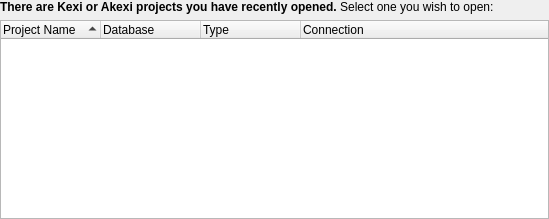
<?xml version="1.0" encoding="UTF-8"?>
<ui version="4.0">
 <class>KexiProjectSelector</class>
 <widget class="QWidget" name="KexiProjectSelector">
  <property name="geometry">
   <rect>
    <x>0</x>
    <y>0</y>
    <width>549</width>
    <height>219</height>
   </rect>
  </property>
  <property name="sizePolicy">
   <sizepolicy hsizetype="Expanding" vsizetype="Minimum">
    <horstretch>0</horstretch>
    <verstretch>0</verstretch>
   </sizepolicy>
  </property>
  <layout class="QVBoxLayout">
   <property name="margin">
    <number>0</number>
   </property>
   <item>
    <widget class="QLabel" name="label">
     <property name="sizePolicy">
      <sizepolicy hsizetype="Minimum" vsizetype="Minimum">
       <horstretch>0</horstretch>
       <verstretch>0</verstretch>
      </sizepolicy>
     </property>
     <property name="text">
      <string>&lt;b&gt;There are Kexi or Akexi projects you have recently opened.&lt;/b&gt; Select one you wish to open:
</string>
     </property>
     <property name="alignment">
      <set>Qt::AlignTop</set>
     </property>
     <property name="wordWrap">
      <bool>true</bool>
     </property>
     <property name="openExternalLinks">
      <bool>true</bool>
     </property>
    </widget>
   </item>
   <item>
    <widget class="QTreeWidget" name="list">
     <property name="sizePolicy">
      <sizepolicy hsizetype="Preferred" vsizetype="MinimumExpanding">
       <horstretch>0</horstretch>
       <verstretch>1</verstretch>
      </sizepolicy>
     </property>
     <property name="minimumSize">
      <size>
       <width>0</width>
       <height>60</height>
      </size>
     </property>
     <property name="allColumnsShowFocus">
      <bool>true</bool>
     </property>
     <property name="sortingEnabled">
      <bool>true</bool>
     </property>
     <attribute name="headerShowSortIndicator" stdset="0">
      <bool>true</bool>
     </attribute>
     <property name="rootIsDecorated">
      <bool>false</bool>
     </property>
     <column>
      <property name="text">
       <string>Project Name</string>
      </property>
      <property name="clickable">
       <bool>true</bool>
      </property>
      <property name="resizable">
       <bool>true</bool>
      </property>
     </column>
     <column>
      <property name="text">
       <string>Database</string>
      </property>
      <property name="clickable">
       <bool>true</bool>
      </property>
      <property name="resizable">
       <bool>true</bool>
      </property>
     </column>
     <column>
      <property name="text">
       <string>Type</string>
      </property>
      <property name="clickable">
       <bool>true</bool>
      </property>
      <property name="resizable">
       <bool>true</bool>
      </property>
     </column>
     <column>
      <property name="text">
       <string>Connection</string>
      </property>
      <property name="clickable">
       <bool>true</bool>
      </property>
      <property name="resizable">
       <bool>true</bool>
      </property>
     </column>
    </widget>
   </item>
  </layout>
 </widget>
 <layoutdefault spacing="6" margin="11"/>
 <customwidgets/>
 <tabstops>
  <tabstop>list</tabstop>
 </tabstops>
 <resources/>
 <connections/>
</ui>
